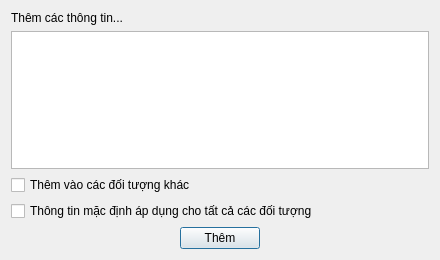
<?xml version="1.0" encoding="UTF-8"?>
<ui version="4.0">
	<class>AddParamDialog</class>
	<widget class="QDialog" name="AddParamDialog">
		<property name="geometry">
			<rect>
				<x>0</x>
				<y>0</y>
				<width>440</width>
				<height>260</height>
			</rect>
		</property>
		<property name="windowTitle">
			<string>Thêm thông tin</string>
		</property>
		<layout class="QGridLayout" name="gridLayout_2">
			<item row="6" column="0">
				<layout class="QHBoxLayout" name="horizontalLayout">
					<item>
						<spacer name="horizontalSpacer">
							<property name="orientation">
								<enum>Qt::Horizontal</enum>
							</property>
							<property name="sizeHint" stdset="0">
								<size>
									<width>40</width>
									<height>20</height>
								</size>
							</property>
						</spacer>
					</item>
					<item>
						<widget class="QPushButton" name="btnAdd">
							<property name="text">
								<string>Thêm</string>
							</property>
						</widget>
					</item>
					<item>
						<spacer name="horizontalSpacer_2">
							<property name="orientation">
								<enum>Qt::Horizontal</enum>
							</property>
							<property name="sizeHint" stdset="0">
								<size>
									<width>40</width>
									<height>20</height>
								</size>
							</property>
						</spacer>
					</item>
				</layout>
			</item>
			<item row="0" column="0">
				<widget class="QLabel" name="label">
					<property name="text">
						<string>Thêm các thông tin...</string>
					</property>
				</widget>
			</item>
			<item row="1" column="0">
				<widget class="QPlainTextEdit" name="txtParamNames"/>
			</item>
			<item row="3" column="0">
				<widget class="QCheckBox" name="chxApplyAll">
					<property name="text">
						<string>Thêm vào các đối tượng khác</string>
					</property>
				</widget>
			</item>
			<item row="5" column="0">
				<spacer name="verticalSpacer">
					<property name="orientation">
						<enum>Qt::Vertical</enum>
					</property>
					<property name="sizeHint" stdset="0">
						<size>
							<width>20</width>
							<height>40</height>
						</size>
					</property>
				</spacer>
			</item>
			<item row="4" column="0">
				<widget class="QCheckBox" name="chxDefault">
					<property name="text">
						<string>Thông tin mặc định áp dụng cho tất cả các đối tượng</string>
					</property>
				</widget>
			</item>
		</layout>
	</widget>
	<resources/>
	<connections/>
</ui>
